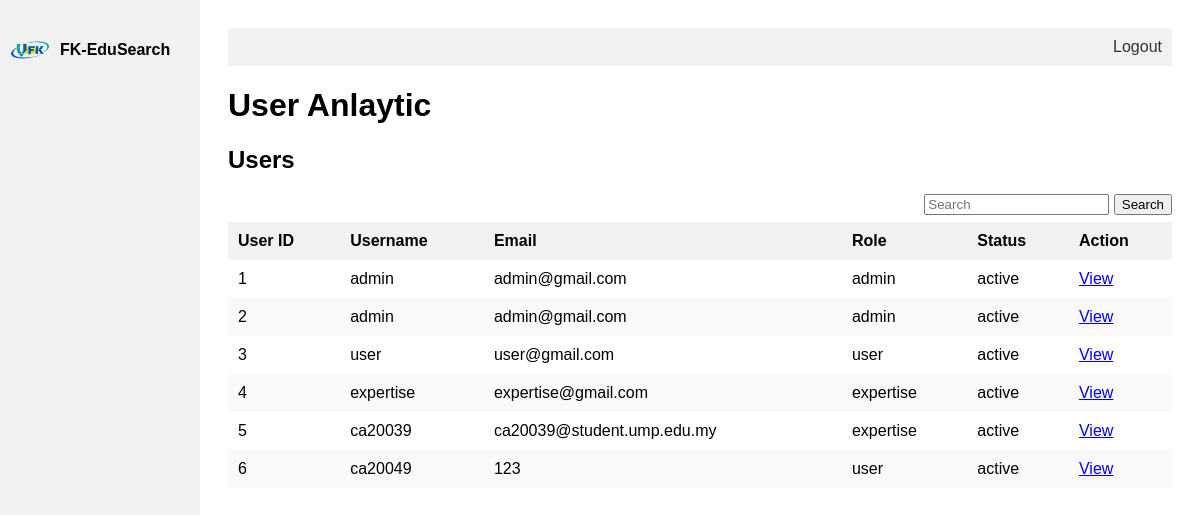
Screenshot of /user_analytic.php with the database file from the repository.
### tables this page shows
CREATE TABLE `user` (
  `UserID` int(11) NOT NULL,
  `UserName` varchar(255) NOT NULL,
  `UserPassword` varchar(255) NOT NULL,
  `UserEmail` varchar(255) NOT NULL,
  `UserRole` varchar(50) NOT NULL,
  `CategoryID` int(11) NOT NULL,
  `UserAcademicStatus` varchar(255) NOT NULL,
  `UserCertificate` varchar(255) NOT NULL,
  `UserQRCode` varchar(255) NOT NULL,
  `UserStatus` varchar(50) NOT NULL,
  `Likes` int(222) NOT NULL,
  `Comment` int(222) NOT NULL,
  `rating` int(222) NOT NULL
);

### user_analytic.php (the view, shortened to what this page needs)
<!DOCTYPE html>
<html lang="en">
<head>
    <link rel="stylesheet" type="text/css" href="content_style.css">
</head>
<body>
   <?php include 'side_navigation.php'; ?>
   <div class="content">
        <?php include 'header.php'; ?>
        <h1>User Anlaytic</h1>
        <div class="total-table">
            <h2>Users</h2>
            <div class="content-table">
                <form action="" method="GET" class="search-form">
                    <input type="text" name="search" placeholder="Search">
                    <button type="submit">Search</button>
                </form>
            </div>
            <table class="content-table">
                <thead>
                    <tr>
                        <th>User ID</th>
                        <th>Username</th>
                        <th>Email</th>
                        <th>Role</th>
                        <th>Status</th>
                        <th>Action</th>
                    </tr>
                </thead>
                <tbody>
                    <?php
                    include 'db_connection.php';
                    if (isset($_GET['search'])) {
                        $search = "%" . mysqli_real_escape_string($conn, $_GET['search']) . "%";
                    $stmt = $conn->prepare("SELECT UserID, UserName, UserEmail, UserRole, UserStatus FROM user WHERE UserName LIKE ? OR UserRole LIKE ? OR UserStatus LIKE ?");
                    $stmt->bind_param("sss", $search, $search, $search);
                    $stmt->execute();
                    $result = $stmt->get_result();
                    while ($row = $result->fetch_assoc()) {
                        echo '<tr>';
                        echo '<td>' . $row['UserID'] . '</td>';
                        echo '<td>' . $row['UserName'] . '</td>';
                        echo '<td>' . $row['UserEmail'] . '</td>';
                        echo '<td>' . $row['UserRole'] . '</td>';
                        echo '<td>' . $row['UserStatus'] . '</td>';
                        echo "<td><a href='edit_user.php?userID=" . $row['UserID'] . "'>Edit</a> </td>";
                        echo '</tr>';
                    }
                    $stmt->close();
                } else {
                    $query = "SELECT UserID, UserName, UserEmail, UserRole, UserStatus FROM user";
                    $result = $conn->query($query);
                    while ($row = $result->fetch_assoc()) {
                        echo '<tr>';
                        echo '<td>' . $row['UserID'] . '</td>';
                        echo '<td>' . $row['UserName'] . '</td>';
                        echo '<td>' . $row['UserEmail'] . '</td>';
                        echo '<td>' . $row['UserRole'] . '</td>';
                        echo '<td>' . $row['UserStatus'] . '</td>';
                        echo "<td><a href='view_user.php?userID=" . $row['UserID'] . "'>View</a> </td>";
                        echo '</tr>';
                    }
                    }
                    ?>
                </tbody>
            </table>
        </div>
    </div>
</body>
</html>

### side_navigation.php (shortened to what this page needs)
<div class="sidenav">
    <div class="logo-container">
        <img src="fk.png" alt="Logo" class="logo">
        <span class="logo-text">FK-EduSearch</span>
    </div>
</div>

### header.php
<div class="header">
    <a href="logout.php">Logout</a>
</div>

### content_style.css (style rules this page uses)
.sidenav { height: 100%; width: 200px; position: fixed; z-index: 1; top: 0; left: 0; background-color: #f1f1f1; overflow-x: hidden; padding-top: 20px; }
body { font-family: Arial, sans-serif; }
.content { margin-left: 200px; padding: 20px; }
.logo-container { display: flex; align-items: center; padding: 10px; }
.logo { width: 40px; height: 40px; padding-right: 10px; }
.logo-text { font-size: 16px; font-weight: bold; }
.content-table { border-collapse: collapse; width: 100%; }
.content-table th, .content-table td { padding: 10px; text-align: left; }
.content-table th { background-color: #f1f1f1; }
.content-table tr:nth-child(even) { background-color: #f9f9f9; }
.content-table td:last-child { white-space: nowrap; }
.header { display: flex; justify-content: flex-end; padding: 10px; background-color: #f1f1f1; }
.header a { margin-left: 10px; text-decoration: none; color: #333; }
.search-form { margin-bottom: 7px; text-align: right; }

### rows the page displays
user: UserID "1", UserName "admin", UserEmail "admin@gmail.com", UserRole "admin", UserStatus "active"
user: UserID "2", UserName "admin", UserEmail "admin@gmail.com", UserRole "admin", UserStatus "active"
user: UserID "3", UserName "user", UserEmail "user@gmail.com", UserRole "user", UserStatus "active"
user: UserID "4", UserName "expertise", UserEmail "expertise@gmail.com", UserRole "expertise", UserStatus "active"
user: UserID "5", UserName "ca20039", UserEmail "ca20039@student.ump.edu.my", UserRole "expertise", UserStatus "active"
user: UserID "6", UserName "ca20049", UserEmail "123", UserRole "user", UserStatus "active"
